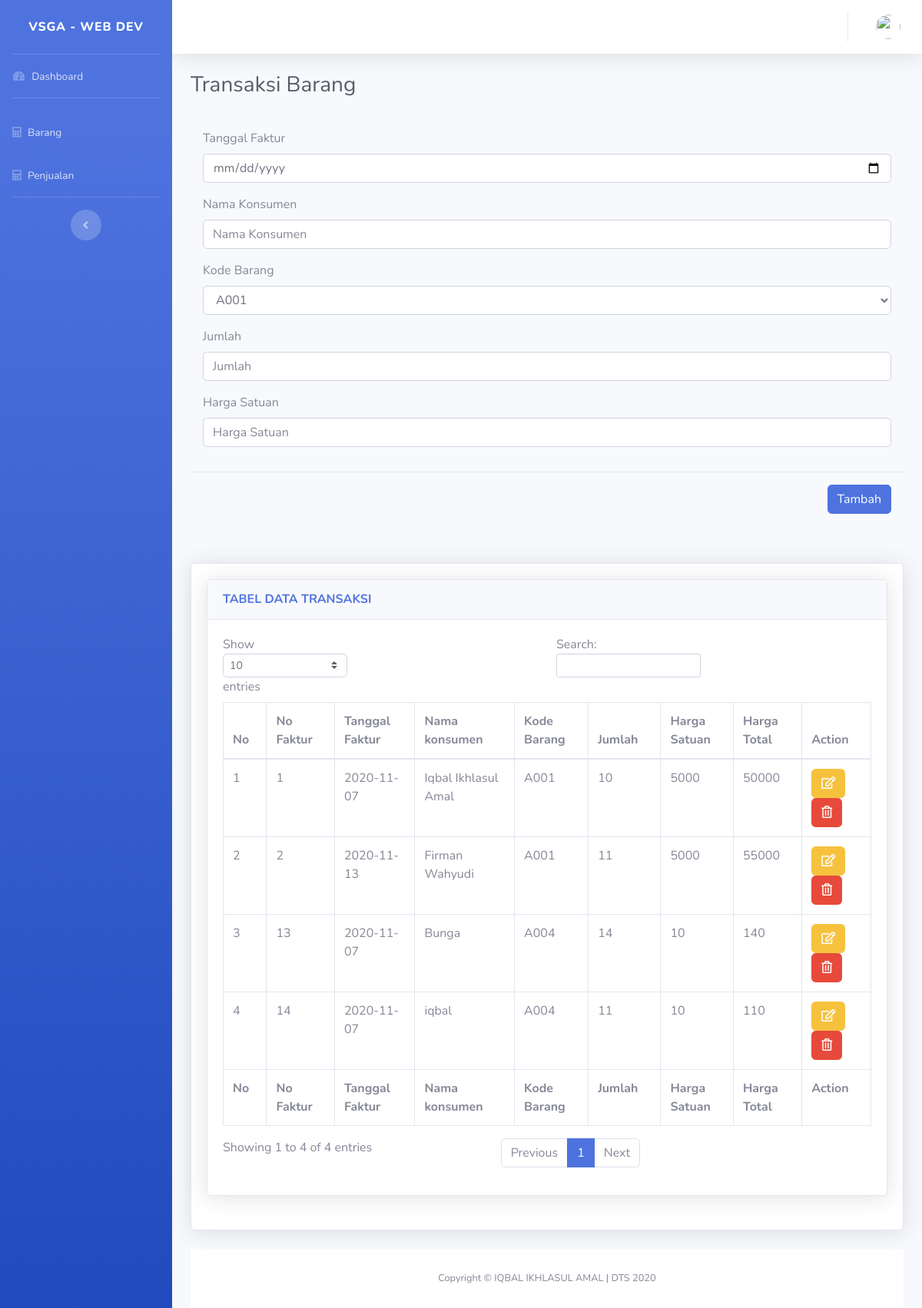
/assets/sbadmin2/penjualan.php, run on the app's committed database.
### tables this page shows
CREATE TABLE `tb_penjualan` (
  `no_faktur` int(11) NOT NULL,
  `tanggal_faktur` date NOT NULL,
  `nama_konsumen` varchar(255) NOT NULL,
  `kd_barang` varchar(10) NOT NULL,
  `jumlah` int(11) NOT NULL,
  `harga_satuan` int(30) NOT NULL,
  `harga_total` int(30) NOT NULL
);

### assets/sbadmin2/penjualan.php (the view, shortened to what this page needs)
<?php
include("header.php");
include("../../connection.php");
?>
<div class="d-sm-flex align-items-center justify-content-between mb-4">
  <h1 class="h3 mb-0 text-gray-800">Transaksi Barang</h1>
</div>
<?php
$query = $koneksi->query("SELECT * FROM tb_barang");
?>
<form action="fungsi.php" method="POST">
  <div class="modal-body">
    <div class="form-group">
      <label>Tanggal Faktur</label>
      <input type="date" name="tanggal" class="form-control" placeholder="Tanggal" required>
    </div>
    <div class="form-group">
      <label>Nama Konsumen</label>
      <input type="text" name="nama_konsumen" class="form-control" placeholder="Nama Konsumen" required>
    </div>
    <div class="form-group">
      <label for="exampleFormControlSelect1">Kode Barang</label>
      <select name="kd_barang" class="form-control" id="exampleFormControlSelect1">
        <?php
        while ($data = $query->fetch_assoc()) {
        ?>
          <option value="<?= $data['kd_barang']; ?>"><?= $data['kd_barang']; ?></option>
        <?php } ?>
      </select>
    </div>
    <div class="form-group">
      <label>Jumlah</label>
      <input type="number" name="jumlah" class="form-control" placeholder="Jumlah" required>
    </div>
    <div class="form-group">
      <label>Harga Satuan</label>
      <input type="number" name="harga_satuan" class="form-control" placeholder="Harga Satuan" required>
    </div>
  </div>
  <div class="modal-footer">
    <button type="submit" name="tmbh_transaksi" class="btn btn-primary">Tambah</button>
  </div>
</form>
<?php
$q = $koneksi->query("SELECT * FROM tb_penjualan ORDER BY no_faktur asc");
?>
<div class="card shadow mb-4 mt-5">
  <div class="card-body">
    <div class="card shadow mb-4">
      <div class="card-header py-3">
        <h6 class="m-0 font-weight-bold text-primary">TABEL DATA TRANSAKSI</h6>
      </div>
      <div class="card-body">
        <div class="table-responsive">
          <table class="table table-bordered" id="dataTable" width="100%" cellspacing="0">
            <thead>
              <tr>
                <th>No</th>
                <th>No Faktur</th>
                <th>Tanggal Faktur</th>
                <th>Nama konsumen</th>
                <th>Kode Barang</th>
                <th>Jumlah</th>
                <th>Harga Satuan</th>
                <th>Harga Total</th>
                <th>Action</th>
              </tr>
            </thead>
            <tfoot>
              <tr>
                <th>No</th>
                <th>No Faktur</th>
                <th>Tanggal Faktur</th>
                <th>Nama konsumen</th>
                <th>Kode Barang</th>
                <th>Jumlah</th>
                <th>Harga Satuan</th>
                <th>Harga Total</th>
                <th>Action</th>
              </tr>
            </tfoot>
            <tbody>
              <?php
              $no = 1;
              while ($data = $q->fetch_assoc()) {
              ?>
                <tr>
                  <td><?= $no++ ?></td>
                  <td><?= $data['no_faktur']; ?></td>
                  <td><?= $data['tanggal_faktur']; ?></td>
                  <td><?= $data['nama_konsumen']; ?></td>
                  <td><?= $data['kd_barang']; ?></td>
                  <td><?= $data['jumlah']; ?></td>
                  <td><?= $data['harga_satuan']; ?></td>
                  <td><?= $data['harga_total']; ?></td>
                  <td>
                    <a href="edit_penjualan.php?no_faktur=<?php echo $data['no_faktur']; ?>" class="btn btn-warning"><i class="far fa-edit"></i></a>
                    <button type="button" class="deletebtn btn btn-danger" data-toggle="modal"><i class="far fa-trash-alt"></i></button>
                  </td>
                </tr>
              <?php
              }
              ?>
            </tbody>
          </table>
        </div>
      </div>
    </div>
  </div>
</div>
<?php include('footer.php') ?>

### assets/sbadmin2/header.php (shortened to what this page needs)
<!DOCTYPE html>
<html lang="en">
<head>
  <link href="../../vendor/fontawesome/css/all.min.css" rel="stylesheet" type="text/css">
  <link href="css/sb-admin-2.min.css" rel="stylesheet">
</head>
<body id="page-top">
  <div id="wrapper">
    <?php include('sidebar.php') ?>
    <div id="content-wrapper" class="d-flex flex-column">
      <div id="content">
        <?php include('topbar.php') ?>
        <div class="container-fluid">

### assets/sbadmin2/sidebar.php
<ul class="navbar-nav bg-gradient-primary sidebar sidebar-dark accordion" id="accordionSidebar">
  <a class="sidebar-brand d-flex align-items-center justify-content-center" href="index.php">
    <div class="sidebar-brand-text mx-3">VSGA - WEB DEV</div>
  </a>
  <hr class="sidebar-divider my-0">
  <li class="nav-item">
    <a class="nav-link" href="index.php">
      <i class="fas fa-fw fa-tachometer-alt"></i>
      <span>Dashboard</span></a>
  </li>
  <hr class="sidebar-divider">
  <li class="nav-item">
    <a class="nav-link" href="barang.php">
      <i class="fas fa-calculator"></i>
      <span>Barang</span></a>
  </li>
  <li class="nav-item">
    <a class="nav-link" href="penjualan.php">
      <i class="fas fa-calculator"></i>
      <span>Penjualan</span></a>
  </li>
  <hr class="sidebar-divider d-none d-md-block">
  <div class="text-center d-none d-md-inline">
    <button class="rounded-circle border-0" id="sidebarToggle"></button>
  </div>
</ul>

### assets/sbadmin2/topbar.php (shortened to what this page needs)
<nav class="navbar navbar-expand navbar-light bg-white topbar mb-4 static-top shadow">
  <ul class="navbar-nav ml-auto">
    <li class="nav-item dropdown no-arrow">
      <a class="nav-link dropdown-toggle" href="#" id="userDropdown" role="button" data-toggle="dropdown" aria-haspopup="true" aria-expanded="false">
        <img class="img-profile rounded-circle" src="https://source.unsplash.com/QAB-WJcbgJk/60x60">
      </a>
    </li>
  </ul>
</nav>

### assets/sbadmin2/footer.php (shortened to what this page needs)
<footer class="sticky-footer bg-white">
  <div class="container my-auto">
    <div class="copyright text-center my-auto">
      <span>Copyright &copy; IQBAL IKHLASUL AMAL | DTS 2020</span>
    </div>
  </div>
</footer>
</div>
</div>
</div>
</div>
</body>
</html>

### data on the page
tb_penjualan: no_faktur "1", tanggal_faktur "2020-11-07", nama_konsumen "Iqbal Ikhlasul Amal", kd_barang "A001", jumlah "10", harga_satuan "5000", harga_total "50000"
tb_penjualan: no_faktur "2", tanggal_faktur "2020-11-13", nama_konsumen "Firman Wahyudi", kd_barang "A001", jumlah "11", harga_satuan "5000", harga_total "55000"
tb_penjualan: no_faktur "13", tanggal_faktur "2020-11-07", nama_konsumen "Bunga", kd_barang "A004", jumlah "14", harga_satuan "10", harga_total "140"
tb_penjualan: no_faktur "14", tanggal_faktur "2020-11-07", nama_konsumen "iqbal", kd_barang "A004", jumlah "11", harga_satuan "10", harga_total "110"

### other printed values
form field kd_barang "A001"
